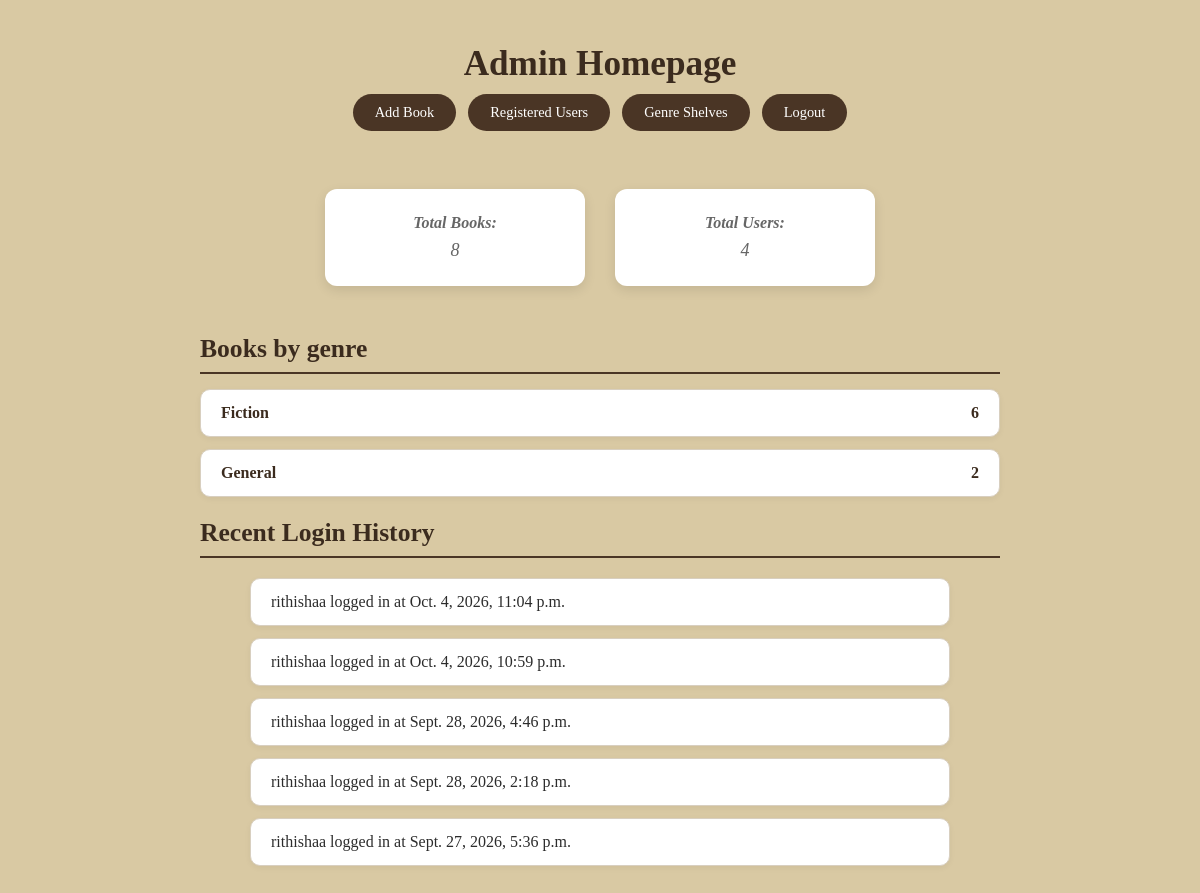
Before: /home/ (signed in) with the older database file.
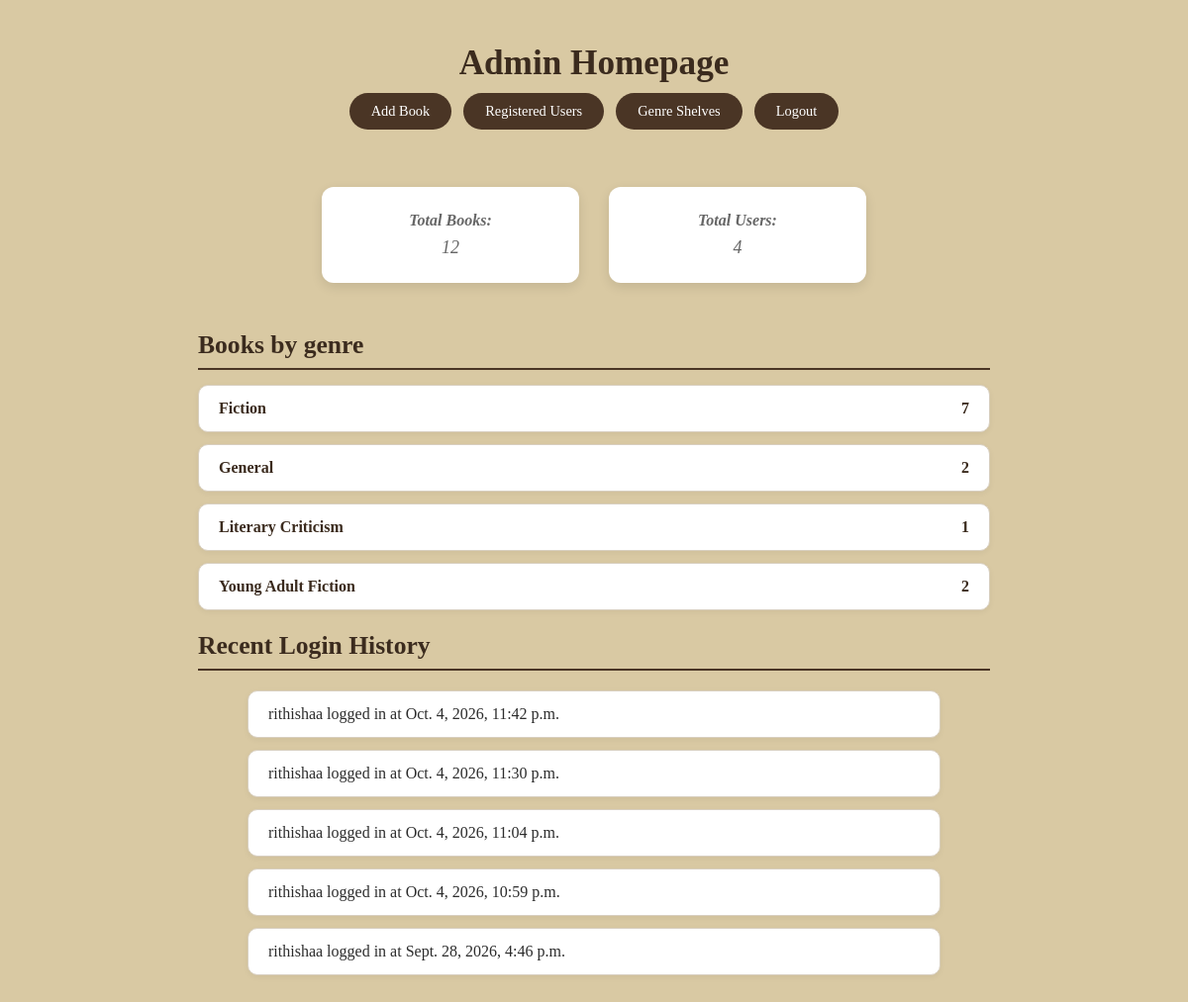
After: the same page with the newer database file.
### catalog/models.py (models this page shows, shortened)
class UserLoginLog(models.Model):
    user = models.ForeignKey(User, on_delete=models.CASCADE, null=True, blank=True)
    login_time = models.DateTimeField(auto_now_add=True)

### catalog/views.py (the view)
# urls.py: path('home/', views.admin_home, name='admin_home'),
def admin_home(request):
    if not request.user.is_authenticated or not request.user.is_staff:
        messages.error(request, "Unauthorized access.")
        return redirect('admin_login')
    total_books = Book.objects.count()
    total_users = User.objects.filter(is_staff=False).count()
    genre_counts = (Book.objects.exclude(genre__isnull=True).exclude(genre__exact='').values('genre').annotate(total=Count('book_id')).order_by('genre'))
    admin_login_logs = UserLoginLog.objects.filter(user__is_staff=True).order_by('-login_time')[:5] #fetching logs
    print(f"DEBUG COUNTS -> Books: {total_books}, Users: {total_users}")
    context = {
        'total_books': total_books,
        'total_users': total_users,
        'genre_counts': genre_counts,
        'login_logs': admin_login_logs,
    }
    return render(request, 'catalog/admin_home.html', context)

### catalog/templates/catalog/admin_home.html (shortened to what this page needs)
<!DOCTYPE html>
<html lang="en">
<head>
    {% load static %}
    <link rel="stylesheet" href="{% static 'catalog/style.css' %}">
</head>
<body class="book-background-plain">
<div class="admin-container">
    <h1>Admin Homepage</h1>
    <nav>
        <a href="{% url 'search_google_books' %}">
            Add Book
        </a>
        <a href="{% url 'admin_registered_users' %}">
            Registered Users
        </a>
        <a href="{% url 'admin_genre_shelves' %}">
            Genre Shelves
        </a>
        <a href="{% url 'logout' %}">
            Logout
        </a>
    </nav>
    <div class="stats-container">
        <p>
            <strong>Total Books:</strong>
            {{ total_books }}
        </p>
        <p>
            <strong>Total Users:</strong>
            {{ total_users }}
        </p>
    </div>
    <div class="genre-container">
        <h2>Books by genre</h2>
        <div class="genre-list">
            {% for genre in genre_counts %}
                <div class="genre-card">
                    <h3>{{ genre.genre }}</h3>
                    <p>{{ genre.total }}</p>
                </div>
            {% empty %}
                <p>No genres available.</p>
            {% endfor %}
        </div>
    </div>
    <h2>Recent Login History</h2>
    <ul>
        {% for log in login_logs %}
            <li>
                {{ log.user.username }}
                logged in at
                {{ log.login_time }}
            </li>
        {% empty %}
            <li>No login history found.</li>
        {% endfor %}
    </ul>
</div>
</body>
</html>

Changed rows visible on the page:
no longer on this page (row unchanged): UserLoginLog: user.username "rithishaa", login_time "Sept. 28, 2026, 2:18 p.m."
no longer on this page (row unchanged): UserLoginLog: user.username "rithishaa", login_time "Sept. 27, 2026, 5:36 p.m."
added UserLoginLog: user.username "rithishaa", login_time "Oct. 4, 2026, 11:42 p.m."
added UserLoginLog: user.username "rithishaa", login_time "Oct. 4, 2026, 11:30 p.m."
Other visible differences:
{{ total_books }}: "8" → "12"
new list line: "Fiction 7"
new list line: "Literary Criticism 1"
new list line: "Young Adult Fiction 2"
list line gone: "Fiction 6"
